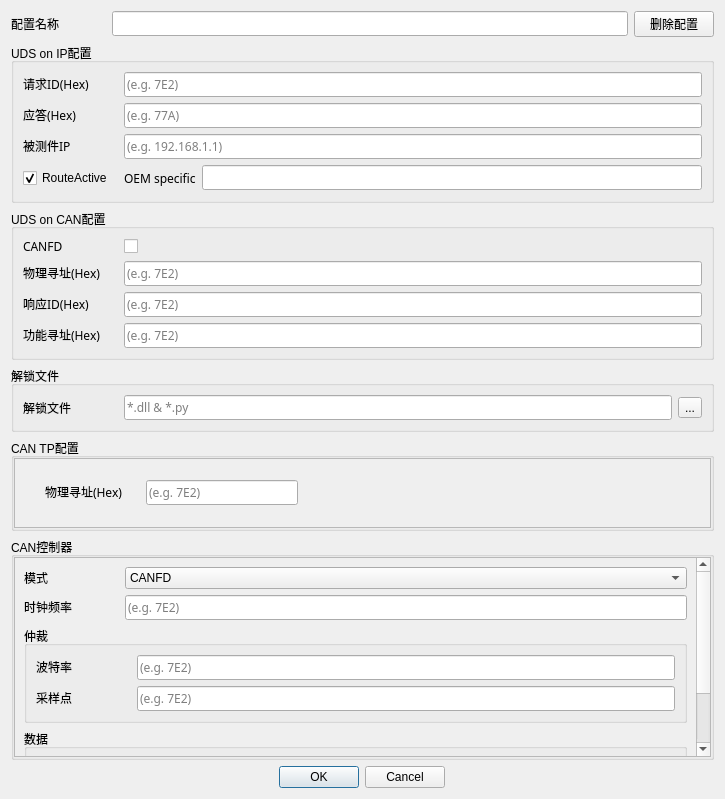
<?xml version="1.0" encoding="UTF-8"?>
<ui version="4.0">
 <class>DoIPConfig</class>
 <widget class="QDialog" name="DoIPConfig">
  <property name="geometry">
   <rect>
    <x>0</x>
    <y>0</y>
    <width>725</width>
    <height>793</height>
   </rect>
  </property>
  <property name="minimumSize">
   <size>
    <width>500</width>
    <height>0</height>
   </size>
  </property>
  <property name="maximumSize">
   <size>
    <width>1000</width>
    <height>1000</height>
   </size>
  </property>
  <property name="windowTitle">
   <string>Dialog</string>
  </property>
  <layout class="QVBoxLayout" name="verticalLayout_9" stretch="0,0,0,0,0,1,0">
   <item>
    <layout class="QHBoxLayout" name="horizontalLayout_4" stretch="0,3,0">
     <item>
      <widget class="QLabel" name="label_ConfigName">
       <property name="minimumSize">
        <size>
         <width>95</width>
         <height>0</height>
        </size>
       </property>
       <property name="maximumSize">
        <size>
         <width>95</width>
         <height>16777215</height>
        </size>
       </property>
       <property name="font">
        <font>
         <family>微软雅黑</family>
        </font>
       </property>
       <property name="text">
        <string>配置名称</string>
       </property>
      </widget>
     </item>
     <item>
      <widget class="QLineEdit" name="lineEdit_ConfigName">
       <property name="font">
        <font>
         <family>微软雅黑</family>
        </font>
       </property>
      </widget>
     </item>
     <item>
      <widget class="QPushButton" name="pushButton_delete">
       <property name="sizePolicy">
        <sizepolicy hsizetype="Fixed" vsizetype="Fixed">
         <horstretch>0</horstretch>
         <verstretch>0</verstretch>
        </sizepolicy>
       </property>
       <property name="font">
        <font>
         <family>微软雅黑</family>
        </font>
       </property>
       <property name="text">
        <string>删除配置</string>
       </property>
      </widget>
     </item>
    </layout>
   </item>
   <item>
    <widget class="QGroupBox" name="groupBox_DoIPConfig">
     <property name="sizePolicy">
      <sizepolicy hsizetype="Preferred" vsizetype="Fixed">
       <horstretch>0</horstretch>
       <verstretch>0</verstretch>
      </sizepolicy>
     </property>
     <property name="minimumSize">
      <size>
       <width>500</width>
       <height>0</height>
      </size>
     </property>
     <property name="maximumSize">
      <size>
       <width>9999</width>
       <height>9999</height>
      </size>
     </property>
     <property name="title">
      <string>UDS on IP配置</string>
     </property>
     <layout class="QHBoxLayout" name="horizontalLayout_9">
      <item>
       <layout class="QVBoxLayout" name="verticalLayout">
        <property name="sizeConstraint">
         <enum>QLayout::SizeConstraint::SetMinimumSize</enum>
        </property>
        <item>
         <layout class="QHBoxLayout" name="horizontalLayout_3" stretch="0,0">
          <item>
           <widget class="QLabel" name="label_3">
            <property name="sizePolicy">
             <sizepolicy hsizetype="Fixed" vsizetype="Fixed">
              <horstretch>0</horstretch>
              <verstretch>0</verstretch>
             </sizepolicy>
            </property>
            <property name="minimumSize">
             <size>
              <width>95</width>
              <height>0</height>
             </size>
            </property>
            <property name="maximumSize">
             <size>
              <width>95</width>
              <height>16777215</height>
             </size>
            </property>
            <property name="sizeIncrement">
             <size>
              <width>0</width>
              <height>0</height>
             </size>
            </property>
            <property name="font">
             <font>
              <family>微软雅黑</family>
             </font>
            </property>
            <property name="text">
             <string>请求ID(Hex)</string>
            </property>
           </widget>
          </item>
          <item>
           <widget class="QLineEdit" name="lineEdit_TesterLogicalAddress">
            <property name="minimumSize">
             <size>
              <width>120</width>
              <height>0</height>
             </size>
            </property>
            <property name="font">
             <font>
              <family>微软雅黑</family>
             </font>
            </property>
            <property name="placeholderText">
             <string>(e.g. 7E2)</string>
            </property>
           </widget>
          </item>
         </layout>
        </item>
        <item>
         <layout class="QHBoxLayout" name="horizontalLayout_6" stretch="0,0">
          <item>
           <widget class="QLabel" name="label_6">
            <property name="sizePolicy">
             <sizepolicy hsizetype="Fixed" vsizetype="Fixed">
              <horstretch>0</horstretch>
              <verstretch>0</verstretch>
             </sizepolicy>
            </property>
            <property name="minimumSize">
             <size>
              <width>95</width>
              <height>0</height>
             </size>
            </property>
            <property name="maximumSize">
             <size>
              <width>95</width>
              <height>16777215</height>
             </size>
            </property>
            <property name="font">
             <font>
              <family>微软雅黑</family>
             </font>
            </property>
            <property name="text">
             <string>应答(Hex)</string>
            </property>
           </widget>
          </item>
          <item>
           <widget class="QLineEdit" name="lineEdit_DUTLogicalAddress">
            <property name="font">
             <font>
              <family>微软雅黑</family>
             </font>
            </property>
            <property name="placeholderText">
             <string>(e.g. 77A)</string>
            </property>
           </widget>
          </item>
         </layout>
        </item>
        <item>
         <layout class="QHBoxLayout" name="horizontalLayout_2" stretch="0,0">
          <item>
           <widget class="QLabel" name="label_2">
            <property name="sizePolicy">
             <sizepolicy hsizetype="Fixed" vsizetype="Fixed">
              <horstretch>0</horstretch>
              <verstretch>0</verstretch>
             </sizepolicy>
            </property>
            <property name="minimumSize">
             <size>
              <width>95</width>
              <height>0</height>
             </size>
            </property>
            <property name="maximumSize">
             <size>
              <width>95</width>
              <height>16777215</height>
             </size>
            </property>
            <property name="baseSize">
             <size>
              <width>0</width>
              <height>0</height>
             </size>
            </property>
            <property name="font">
             <font>
              <family>微软雅黑</family>
             </font>
            </property>
            <property name="text">
             <string>被测件IP</string>
            </property>
           </widget>
          </item>
          <item>
           <widget class="QLineEdit" name="lineEdit_DUT_IP">
            <property name="font">
             <font>
              <family>微软雅黑</family>
             </font>
            </property>
            <property name="placeholderText">
             <string>(e.g. 192.168.1.1)</string>
            </property>
           </widget>
          </item>
         </layout>
        </item>
        <item>
         <layout class="QHBoxLayout" name="horizontalLayout_5">
          <item>
           <widget class="QCheckBox" name="checkBox_RouteActive">
            <property name="sizePolicy">
             <sizepolicy hsizetype="Fixed" vsizetype="Fixed">
              <horstretch>0</horstretch>
              <verstretch>0</verstretch>
             </sizepolicy>
            </property>
            <property name="minimumSize">
             <size>
              <width>92</width>
              <height>26</height>
             </size>
            </property>
            <property name="maximumSize">
             <size>
              <width>92</width>
              <height>16777215</height>
             </size>
            </property>
            <property name="layoutDirection">
             <enum>Qt::LayoutDirection::LeftToRight</enum>
            </property>
            <property name="text">
             <string>RouteActive</string>
            </property>
            <property name="checked">
             <bool>true</bool>
            </property>
           </widget>
          </item>
          <item>
           <layout class="QHBoxLayout" name="horizontalLayout" stretch="0,0,3">
            <item>
             <spacer name="horizontalSpacer">
              <property name="orientation">
               <enum>Qt::Orientation::Horizontal</enum>
              </property>
              <property name="sizeHint" stdset="0">
               <size>
                <width>3</width>
                <height>10</height>
               </size>
              </property>
             </spacer>
            </item>
            <item>
             <widget class="QLabel" name="label">
              <property name="font">
               <font>
                <family>微软雅黑</family>
               </font>
              </property>
              <property name="text">
               <string>OEM specific</string>
              </property>
             </widget>
            </item>
            <item>
             <widget class="QLineEdit" name="lineEdit_OEMSpecific">
              <property name="font">
               <font>
                <family>微软雅黑</family>
               </font>
              </property>
             </widget>
            </item>
           </layout>
          </item>
         </layout>
        </item>
       </layout>
      </item>
     </layout>
    </widget>
   </item>
   <item>
    <widget class="QGroupBox" name="groupBox_UDSonCANConfig">
     <property name="minimumSize">
      <size>
       <width>0</width>
       <height>0</height>
      </size>
     </property>
     <property name="title">
      <string>UDS on CAN配置</string>
     </property>
     <layout class="QVBoxLayout" name="verticalLayout_2">
      <property name="sizeConstraint">
       <enum>QLayout::SizeConstraint::SetMinimumSize</enum>
      </property>
      <item>
       <layout class="QHBoxLayout" name="horizontalLayout_21">
        <item>
         <widget class="QLabel" name="label_17">
          <property name="sizePolicy">
           <sizepolicy hsizetype="Fixed" vsizetype="Fixed">
            <horstretch>0</horstretch>
            <verstretch>0</verstretch>
           </sizepolicy>
          </property>
          <property name="minimumSize">
           <size>
            <width>95</width>
            <height>0</height>
           </size>
          </property>
          <property name="maximumSize">
           <size>
            <width>95</width>
            <height>16777215</height>
           </size>
          </property>
          <property name="sizeIncrement">
           <size>
            <width>0</width>
            <height>0</height>
           </size>
          </property>
          <property name="font">
           <font>
            <family>微软雅黑</family>
           </font>
          </property>
          <property name="text">
           <string>CANFD</string>
          </property>
         </widget>
        </item>
        <item>
         <widget class="QCheckBox" name="checkBox_IsFD">
          <property name="sizePolicy">
           <sizepolicy hsizetype="Expanding" vsizetype="Fixed">
            <horstretch>0</horstretch>
            <verstretch>0</verstretch>
           </sizepolicy>
          </property>
          <property name="text">
           <string/>
          </property>
         </widget>
        </item>
       </layout>
      </item>
      <item>
       <layout class="QHBoxLayout" name="horizontalLayout_10" stretch="0,0">
        <item>
         <widget class="QLabel" name="label_5">
          <property name="sizePolicy">
           <sizepolicy hsizetype="Fixed" vsizetype="Fixed">
            <horstretch>0</horstretch>
            <verstretch>0</verstretch>
           </sizepolicy>
          </property>
          <property name="minimumSize">
           <size>
            <width>95</width>
            <height>0</height>
           </size>
          </property>
          <property name="maximumSize">
           <size>
            <width>95</width>
            <height>16777215</height>
           </size>
          </property>
          <property name="sizeIncrement">
           <size>
            <width>0</width>
            <height>0</height>
           </size>
          </property>
          <property name="font">
           <font>
            <family>微软雅黑</family>
           </font>
          </property>
          <property name="text">
           <string>物理寻址(Hex)</string>
          </property>
         </widget>
        </item>
        <item>
         <widget class="QLineEdit" name="lineEdit_CANReqID">
          <property name="minimumSize">
           <size>
            <width>120</width>
            <height>0</height>
           </size>
          </property>
          <property name="font">
           <font>
            <family>微软雅黑</family>
           </font>
          </property>
          <property name="placeholderText">
           <string>(e.g. 7E2)</string>
          </property>
         </widget>
        </item>
       </layout>
      </item>
      <item>
       <layout class="QHBoxLayout" name="horizontalLayout_11" stretch="0,0">
        <item>
         <widget class="QLabel" name="label_7">
          <property name="sizePolicy">
           <sizepolicy hsizetype="Fixed" vsizetype="Fixed">
            <horstretch>0</horstretch>
            <verstretch>0</verstretch>
           </sizepolicy>
          </property>
          <property name="minimumSize">
           <size>
            <width>95</width>
            <height>0</height>
           </size>
          </property>
          <property name="maximumSize">
           <size>
            <width>95</width>
            <height>16777215</height>
           </size>
          </property>
          <property name="sizeIncrement">
           <size>
            <width>0</width>
            <height>0</height>
           </size>
          </property>
          <property name="font">
           <font>
            <family>微软雅黑</family>
           </font>
          </property>
          <property name="text">
           <string>响应ID(Hex)</string>
          </property>
         </widget>
        </item>
        <item>
         <widget class="QLineEdit" name="lineEdit_CANRespID">
          <property name="minimumSize">
           <size>
            <width>120</width>
            <height>0</height>
           </size>
          </property>
          <property name="font">
           <font>
            <family>微软雅黑</family>
           </font>
          </property>
          <property name="placeholderText">
           <string>(e.g. 7E2)</string>
          </property>
         </widget>
        </item>
       </layout>
      </item>
      <item>
       <layout class="QHBoxLayout" name="horizontalLayout_12" stretch="0,0">
        <item>
         <widget class="QLabel" name="label_8">
          <property name="sizePolicy">
           <sizepolicy hsizetype="Fixed" vsizetype="Fixed">
            <horstretch>0</horstretch>
            <verstretch>0</verstretch>
           </sizepolicy>
          </property>
          <property name="minimumSize">
           <size>
            <width>95</width>
            <height>0</height>
           </size>
          </property>
          <property name="maximumSize">
           <size>
            <width>95</width>
            <height>16777215</height>
           </size>
          </property>
          <property name="sizeIncrement">
           <size>
            <width>0</width>
            <height>0</height>
           </size>
          </property>
          <property name="font">
           <font>
            <family>微软雅黑</family>
           </font>
          </property>
          <property name="text">
           <string>功能寻址(Hex)</string>
          </property>
         </widget>
        </item>
        <item>
         <widget class="QLineEdit" name="lineEdit_CANFunID">
          <property name="minimumSize">
           <size>
            <width>120</width>
            <height>0</height>
           </size>
          </property>
          <property name="font">
           <font>
            <family>微软雅黑</family>
           </font>
          </property>
          <property name="placeholderText">
           <string>(e.g. 7E2)</string>
          </property>
         </widget>
        </item>
       </layout>
      </item>
     </layout>
    </widget>
   </item>
   <item>
    <widget class="QGroupBox" name="groupBox_Security">
     <property name="title">
      <string>解锁文件</string>
     </property>
     <layout class="QVBoxLayout" name="verticalLayout_3">
      <item>
       <layout class="QHBoxLayout" name="horizontalLayout_8" stretch="0,0,0">
        <item>
         <widget class="QLabel" name="label_4">
          <property name="minimumSize">
           <size>
            <width>95</width>
            <height>0</height>
           </size>
          </property>
          <property name="maximumSize">
           <size>
            <width>95</width>
            <height>16777215</height>
           </size>
          </property>
          <property name="font">
           <font>
            <family>微软雅黑</family>
           </font>
          </property>
          <property name="text">
           <string>解锁文件</string>
          </property>
         </widget>
        </item>
        <item>
         <widget class="QLineEdit" name="lineEdit_GenerateKeyExOptPath">
          <property name="font">
           <font>
            <family>微软雅黑</family>
           </font>
          </property>
          <property name="placeholderText">
           <string>*.dll &amp; *.py</string>
          </property>
         </widget>
        </item>
        <item>
         <widget class="QToolButton" name="toolButton_GenerateKeyExOptPath">
          <property name="text">
           <string>...</string>
          </property>
         </widget>
        </item>
       </layout>
      </item>
      <item>
       <spacer name="verticalSpacer_2">
        <property name="orientation">
         <enum>Qt::Orientation::Vertical</enum>
        </property>
        <property name="sizeHint" stdset="0">
         <size>
          <width>20</width>
          <height>0</height>
         </size>
        </property>
       </spacer>
      </item>
     </layout>
    </widget>
   </item>
   <item>
    <widget class="QGroupBox" name="groupBox_CANTPConfig">
     <property name="title">
      <string>CAN TP配置</string>
     </property>
     <layout class="QVBoxLayout" name="verticalLayout_5">
      <property name="spacing">
       <number>0</number>
      </property>
      <property name="leftMargin">
       <number>0</number>
      </property>
      <property name="topMargin">
       <number>0</number>
      </property>
      <property name="rightMargin">
       <number>0</number>
      </property>
      <property name="bottomMargin">
       <number>0</number>
      </property>
      <item>
       <widget class="QScrollArea" name="scrollArea">
        <property name="widgetResizable">
         <bool>true</bool>
        </property>
        <widget class="QWidget" name="scrollAreaWidgetContents">
         <property name="geometry">
          <rect>
           <x>0</x>
           <y>0</y>
           <width>699</width>
           <height>54</height>
          </rect>
         </property>
         <widget class="QWidget" name="">
          <property name="geometry">
           <rect>
            <x>30</x>
            <y>20</y>
            <width>253</width>
            <height>27</height>
           </rect>
          </property>
          <layout class="QHBoxLayout" name="horizontalLayout_14" stretch="0,0">
           <item>
            <widget class="QLabel" name="label_10">
             <property name="sizePolicy">
              <sizepolicy hsizetype="Fixed" vsizetype="Fixed">
               <horstretch>0</horstretch>
               <verstretch>0</verstretch>
              </sizepolicy>
             </property>
             <property name="minimumSize">
              <size>
               <width>95</width>
               <height>0</height>
              </size>
             </property>
             <property name="maximumSize">
              <size>
               <width>95</width>
               <height>16777215</height>
              </size>
             </property>
             <property name="sizeIncrement">
              <size>
               <width>0</width>
               <height>0</height>
              </size>
             </property>
             <property name="font">
              <font>
               <family>微软雅黑</family>
              </font>
             </property>
             <property name="text">
              <string>物理寻址(Hex)</string>
             </property>
            </widget>
           </item>
           <item>
            <widget class="QLineEdit" name="lineEdit_CANReqID_3">
             <property name="minimumSize">
              <size>
               <width>120</width>
               <height>0</height>
              </size>
             </property>
             <property name="font">
              <font>
               <family>微软雅黑</family>
              </font>
             </property>
             <property name="placeholderText">
              <string>(e.g. 7E2)</string>
             </property>
            </widget>
           </item>
          </layout>
         </widget>
        </widget>
       </widget>
      </item>
     </layout>
    </widget>
   </item>
   <item>
    <widget class="QGroupBox" name="groupBox_CANBusConfig">
     <property name="minimumSize">
      <size>
       <width>0</width>
       <height>0</height>
      </size>
     </property>
     <property name="title">
      <string>CAN控制器</string>
     </property>
     <layout class="QVBoxLayout" name="verticalLayout_4">
      <property name="spacing">
       <number>0</number>
      </property>
      <property name="leftMargin">
       <number>0</number>
      </property>
      <property name="topMargin">
       <number>0</number>
      </property>
      <property name="rightMargin">
       <number>0</number>
      </property>
      <property name="bottomMargin">
       <number>0</number>
      </property>
      <item>
       <widget class="QScrollArea" name="scrollArea_2">
        <property name="minimumSize">
         <size>
          <width>0</width>
          <height>200</height>
         </size>
        </property>
        <property name="widgetResizable">
         <bool>true</bool>
        </property>
        <widget class="QWidget" name="scrollAreaWidgetContents_2">
         <property name="geometry">
          <rect>
           <x>0</x>
           <y>0</y>
           <width>687</width>
           <height>299</height>
          </rect>
         </property>
         <layout class="QVBoxLayout" name="verticalLayout_6">
          <item>
           <layout class="QHBoxLayout" name="horizontalLayout_13" stretch="0,0">
            <item>
             <widget class="QLabel" name="label_9">
              <property name="sizePolicy">
               <sizepolicy hsizetype="Fixed" vsizetype="Fixed">
                <horstretch>0</horstretch>
                <verstretch>0</verstretch>
               </sizepolicy>
              </property>
              <property name="minimumSize">
               <size>
                <width>95</width>
                <height>0</height>
               </size>
              </property>
              <property name="maximumSize">
               <size>
                <width>95</width>
                <height>16777215</height>
               </size>
              </property>
              <property name="sizeIncrement">
               <size>
                <width>0</width>
                <height>0</height>
               </size>
              </property>
              <property name="font">
               <font>
                <family>微软雅黑</family>
               </font>
              </property>
              <property name="text">
               <string>模式</string>
              </property>
             </widget>
            </item>
            <item>
             <widget class="QComboBox" name="comboBox_CANControllerMode">
              <property name="currentIndex">
               <number>1</number>
              </property>
              <item>
               <property name="text">
                <string>CAN</string>
               </property>
              </item>
              <item>
               <property name="text">
                <string>CANFD</string>
               </property>
              </item>
             </widget>
            </item>
           </layout>
          </item>
          <item>
           <layout class="QHBoxLayout" name="horizontalLayout_20" stretch="0,0">
            <item>
             <widget class="QLabel" name="label_16">
              <property name="sizePolicy">
               <sizepolicy hsizetype="Fixed" vsizetype="Fixed">
                <horstretch>0</horstretch>
                <verstretch>0</verstretch>
               </sizepolicy>
              </property>
              <property name="minimumSize">
               <size>
                <width>95</width>
                <height>0</height>
               </size>
              </property>
              <property name="maximumSize">
               <size>
                <width>95</width>
                <height>16777215</height>
               </size>
              </property>
              <property name="sizeIncrement">
               <size>
                <width>0</width>
                <height>0</height>
               </size>
              </property>
              <property name="font">
               <font>
                <family>微软雅黑</family>
               </font>
              </property>
              <property name="text">
               <string>时钟频率</string>
              </property>
             </widget>
            </item>
            <item>
             <widget class="QLineEdit" name="lineEdit_CANControllerClockFrequency">
              <property name="minimumSize">
               <size>
                <width>120</width>
                <height>0</height>
               </size>
              </property>
              <property name="font">
               <font>
                <family>微软雅黑</family>
               </font>
              </property>
              <property name="placeholderText">
               <string>(e.g. 7E2)</string>
              </property>
             </widget>
            </item>
           </layout>
          </item>
          <item>
           <widget class="QGroupBox" name="groupBox_arbitration">
            <property name="title">
             <string>仲裁</string>
            </property>
            <layout class="QVBoxLayout" name="verticalLayout_7">
             <item>
              <layout class="QHBoxLayout" name="horizontalLayout_15" stretch="0,0">
               <item>
                <widget class="QLabel" name="label_11">
                 <property name="sizePolicy">
                  <sizepolicy hsizetype="Fixed" vsizetype="Fixed">
                   <horstretch>0</horstretch>
                   <verstretch>0</verstretch>
                  </sizepolicy>
                 </property>
                 <property name="minimumSize">
                  <size>
                   <width>95</width>
                   <height>0</height>
                  </size>
                 </property>
                 <property name="maximumSize">
                  <size>
                   <width>95</width>
                   <height>16777215</height>
                  </size>
                 </property>
                 <property name="sizeIncrement">
                  <size>
                   <width>0</width>
                   <height>0</height>
                  </size>
                 </property>
                 <property name="font">
                  <font>
                   <family>微软雅黑</family>
                  </font>
                 </property>
                 <property name="text">
                  <string>波特率</string>
                 </property>
                </widget>
               </item>
               <item>
                <widget class="QLineEdit" name="lineEdit_NormalBitrate">
                 <property name="minimumSize">
                  <size>
                   <width>120</width>
                   <height>0</height>
                  </size>
                 </property>
                 <property name="font">
                  <font>
                   <family>微软雅黑</family>
                  </font>
                 </property>
                 <property name="placeholderText">
                  <string>(e.g. 7E2)</string>
                 </property>
                </widget>
               </item>
              </layout>
             </item>
             <item>
              <layout class="QHBoxLayout" name="horizontalLayout_16" stretch="0,0">
               <item>
                <widget class="QLabel" name="label_12">
                 <property name="sizePolicy">
                  <sizepolicy hsizetype="Fixed" vsizetype="Fixed">
                   <horstretch>0</horstretch>
                   <verstretch>0</verstretch>
                  </sizepolicy>
                 </property>
                 <property name="minimumSize">
                  <size>
                   <width>95</width>
                   <height>0</height>
                  </size>
                 </property>
                 <property name="maximumSize">
                  <size>
                   <width>95</width>
                   <height>16777215</height>
                  </size>
                 </property>
                 <property name="sizeIncrement">
                  <size>
                   <width>0</width>
                   <height>0</height>
                  </size>
                 </property>
                 <property name="font">
                  <font>
                   <family>微软雅黑</family>
                  </font>
                 </property>
                 <property name="text">
                  <string>采样点</string>
                 </property>
                </widget>
               </item>
               <item>
                <widget class="QLineEdit" name="lineEdit_NormalSamplePoint">
                 <property name="minimumSize">
                  <size>
                   <width>120</width>
                   <height>0</height>
                  </size>
                 </property>
                 <property name="font">
                  <font>
                   <family>微软雅黑</family>
                  </font>
                 </property>
                 <property name="placeholderText">
                  <string>(e.g. 7E2)</string>
                 </property>
                </widget>
               </item>
              </layout>
             </item>
            </layout>
           </widget>
          </item>
          <item>
           <widget class="QGroupBox" name="groupBox_data">
            <property name="title">
             <string>数据</string>
            </property>
            <layout class="QVBoxLayout" name="verticalLayout_8">
             <item>
              <layout class="QHBoxLayout" name="horizontalLayout_19" stretch="0,0">
               <item>
                <widget class="QLabel" name="label_15">
                 <property name="sizePolicy">
                  <sizepolicy hsizetype="Fixed" vsizetype="Fixed">
                   <horstretch>0</horstretch>
                   <verstretch>0</verstretch>
                  </sizepolicy>
                 </property>
                 <property name="minimumSize">
                  <size>
                   <width>95</width>
                   <height>0</height>
                  </size>
                 </property>
                 <property name="maximumSize">
                  <size>
                   <width>95</width>
                   <height>16777215</height>
                  </size>
                 </property>
                 <property name="sizeIncrement">
                  <size>
                   <width>0</width>
                   <height>0</height>
                  </size>
                 </property>
                 <property name="font">
                  <font>
                   <family>微软雅黑</family>
                  </font>
                 </property>
                 <property name="text">
                  <string>波特率</string>
                 </property>
                </widget>
               </item>
               <item>
                <widget class="QLineEdit" name="lineEdit_DataBitrate">
                 <property name="minimumSize">
                  <size>
                   <width>120</width>
                   <height>0</height>
                  </size>
                 </property>
                 <property name="font">
                  <font>
                   <family>微软雅黑</family>
                  </font>
                 </property>
                 <property name="placeholderText">
                  <string>(e.g. 7E2)</string>
                 </property>
                </widget>
               </item>
              </layout>
             </item>
             <item>
              <layout class="QHBoxLayout" name="horizontalLayout_18" stretch="0,0">
               <item>
                <widget class="QLabel" name="label_14">
                 <property name="sizePolicy">
                  <sizepolicy hsizetype="Fixed" vsizetype="Fixed">
                   <horstretch>0</horstretch>
                   <verstretch>0</verstretch>
                  </sizepolicy>
                 </property>
                 <property name="minimumSize">
                  <size>
                   <width>95</width>
                   <height>0</height>
                  </size>
                 </property>
                 <property name="maximumSize">
                  <size>
                   <width>95</width>
                   <height>16777215</height>
                  </size>
                 </property>
                 <property name="sizeIncrement">
                  <size>
                   <width>0</width>
                   <height>0</height>
                  </size>
                 </property>
                 <property name="font">
                  <font>
                   <family>微软雅黑</family>
                  </font>
                 </property>
                 <property name="text">
                  <string>采样点</string>
                 </property>
                </widget>
               </item>
               <item>
                <widget class="QLineEdit" name="lineEdit_DataSamplePoint">
                 <property name="minimumSize">
                  <size>
                   <width>120</width>
                   <height>0</height>
                  </size>
                 </property>
                 <property name="font">
                  <font>
                   <family>微软雅黑</family>
                  </font>
                 </property>
                 <property name="placeholderText">
                  <string>(e.g. 7E2)</string>
                 </property>
                </widget>
               </item>
              </layout>
             </item>
            </layout>
           </widget>
          </item>
          <item>
           <spacer name="verticalSpacer">
            <property name="orientation">
             <enum>Qt::Orientation::Vertical</enum>
            </property>
            <property name="sizeHint" stdset="0">
             <size>
              <width>20</width>
              <height>0</height>
             </size>
            </property>
           </spacer>
          </item>
         </layout>
        </widget>
       </widget>
      </item>
     </layout>
    </widget>
   </item>
   <item>
    <layout class="QHBoxLayout" name="horizontalLayout_7">
     <item>
      <widget class="QDialogButtonBox" name="buttonBox">
       <property name="sizePolicy">
        <sizepolicy hsizetype="Fixed" vsizetype="Fixed">
         <horstretch>0</horstretch>
         <verstretch>0</verstretch>
        </sizepolicy>
       </property>
       <property name="layoutDirection">
        <enum>Qt::LayoutDirection::LeftToRight</enum>
       </property>
       <property name="orientation">
        <enum>Qt::Orientation::Horizontal</enum>
       </property>
       <property name="standardButtons">
        <set>QDialogButtonBox::StandardButton::Cancel|QDialogButtonBox::StandardButton::Ok</set>
       </property>
      </widget>
     </item>
    </layout>
   </item>
  </layout>
 </widget>
 <resources/>
 <connections>
  <connection>
   <sender>buttonBox</sender>
   <signal>rejected()</signal>
   <receiver>DoIPConfig</receiver>
   <slot>reject()</slot>
   <hints>
    <hint type="sourcelabel">
     <x>200</x>
     <y>255</y>
    </hint>
    <hint type="destinationlabel">
     <x>286</x>
     <y>274</y>
    </hint>
   </hints>
  </connection>
  <connection>
   <sender>checkBox_RouteActive</sender>
   <signal>toggled(bool)</signal>
   <receiver>label</receiver>
   <slot>setVisible(bool)</slot>
   <hints>
    <hint type="sourcelabel">
     <x>80</x>
     <y>161</y>
    </hint>
    <hint type="destinationlabel">
     <x>274</x>
     <y>174</y>
    </hint>
   </hints>
  </connection>
  <connection>
   <sender>checkBox_RouteActive</sender>
   <signal>toggled(bool)</signal>
   <receiver>lineEdit_OEMSpecific</receiver>
   <slot>setVisible(bool)</slot>
   <hints>
    <hint type="sourcelabel">
     <x>80</x>
     <y>161</y>
    </hint>
    <hint type="destinationlabel">
     <x>406</x>
     <y>174</y>
    </hint>
   </hints>
  </connection>
 </connections>
</ui>
